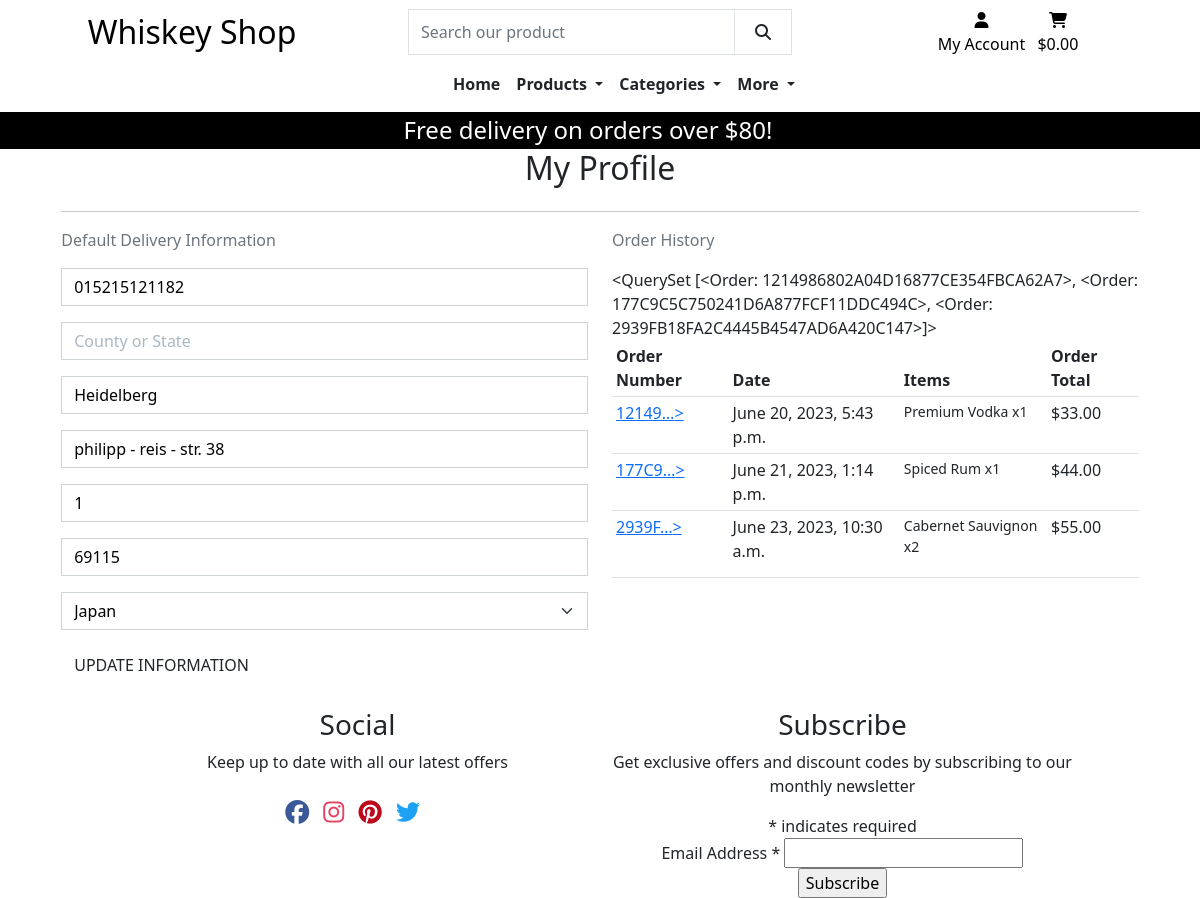
The app's page /profile/ (signed in), older data.
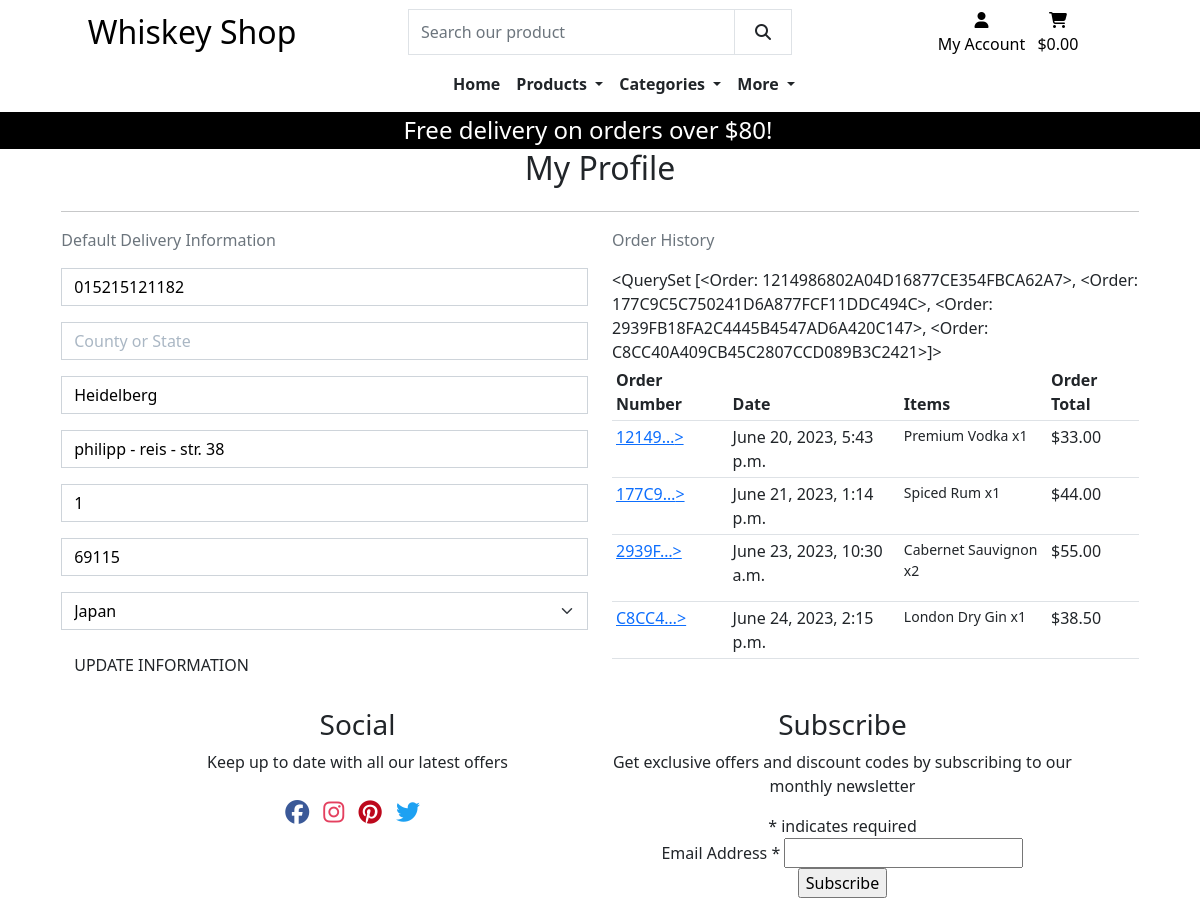
The same page, newer data.
### profiles/models.py (models this page shows, shortened)
class UserProfile(models.Model):
    user = models.OneToOneField(User, on_delete=models.CASCADE)
    default_phone_number = models.CharField(max_length=20, null=True,
                                            blank=True)
    default_county = models.CharField(max_length=80, null=True, blank=True)
    default_city = models.CharField(max_length=40, null=True, blank=True)
    default_street_address1 = models.CharField(max_length=80, null=True,
                                               blank=True)
    default_street_address2 = models.CharField(max_length=80, null=True,
                                               blank=True)
    default_postcode = models.CharField(max_length=20, null=True, blank=True)
    default_country = CountryField(blank_label='Country', null=True,
                                   blank=True)

### checkout/models.py (models this page shows, shortened)
class Order(models.Model):
    order_number = models.CharField(max_length=32, null=False, editable=False)
    user_name = models.ForeignKey(UserProfile, on_delete=models.SET_NULL,
                                  null=True, blank=True, related_name='orders')
    full_name = models.CharField(max_length=50, null=False, blank=False)
    email = models.EmailField(max_length=254, null=False, blank=False)
    phone_number = models.CharField(max_length=20, null=False, blank=False)
    country = CountryField(blank_label='Country *', null=False, blank=False)
    county = models.CharField(max_length=80, null=True, blank=True)
    city = models.CharField(max_length=80, null=True, blank=True)
    postcode = models.CharField(max_length=20, null=True, blank=True)
    street_address1 = models.CharField(max_length=80, null=False, blank=False)
    street_address2 = models.CharField(max_length=80, null=True, blank=True)
    date = models.DateTimeField(auto_now_add=True)
    delivery_cost = models.DecimalField(max_digits=6, decimal_places=2, null=False, default=0)
    order_total = models.DecimalField(max_digits=10, decimal_places=2, null=False, default=0)
    grand_total = models.DecimalField(max_digits=10, decimal_places=2, null=False, default=0)
    original_bag = models.TextField(null=False, blank=False, default='')
    stripe_pid = models.CharField(max_length=200, null=False, blank=False, default='')
    def __str__(self):
        return self.order_number

class OrderLineItem(models.Model):
    order = models.ForeignKey(Order, null=False, blank=False, on_delete=models.CASCADE, related_name='lineitems')
    product = models.ForeignKey(Product, null=False, blank=False, on_delete=models.CASCADE)
    product_flavor = models.CharField(max_length=2, null=True, blank=True)
    quantity = models.IntegerField(null=False, blank=False, default=0)
    lineitem_total = models.DecimalField(max_digits=6, decimal_places=2, null=False, blank=False, editable=False)

### products/models.py (models this page shows, shortened)
class Product(models.Model):
    category = models.ForeignKey('Category', null=True, blank=True, on_delete=models.SET_NULL)
    sku = models.CharField(max_length=254, null=True, blank=True)
    name = models.CharField(max_length=254)
    description = models.TextField()
    price = models.DecimalField(max_digits=6, decimal_places=2)
    main_flavor = models.CharField(max_length=40, null=True, blank=True)
    image = models.ImageField(null=True, blank=True)
    has_other_flavors = models.BooleanField(default=False, null=True, blank=True)

### profiles/views.py (the view, shortened to what this page needs)
# urls.py: path('', views.profile, name='profile'),
@login_required
def profile(request):
    try:
        profile = UserProfile.objects.get(user=request.user)
    except UserProfile.DoesNotExist:
        profile = None
    form = UserProfileForm(instance=profile)
    orders = profile.orders.all()
    template = 'profiles/profile.html'
    context = {
        'form': form,
        'orders': profile.orders.all() if profile else [],
        'on_profile_page': True
    }
    return render(request, template, context)

### profiles/forms.py
class UserProfileForm(forms.ModelForm):
    class Meta:
        model = UserProfile
        exclude = ('user',)
    def __init__(self, *args, **kwargs):
        super().__init__(*args, **kwargs)
        placeholders = {
            'default_phone_number': 'Phone Number',
            'default_county': 'County or State',
            'default_city': 'City',
            'default_postcode': 'Postal Code',
            'default_street_address1': 'Street Address 1',
            'default_street_address2': 'Street Address 2',
        }
        self.fields['default_phone_number'].widget.attrs['autofocus'] = True
        for field in self.fields:
            if field != 'default_country':
                if self.fields[field].required:
                    placeholder = f'{placeholders[field]} *'
                else:
                    placeholder = placeholders[field]
                self.fields[field].widget.attrs['placeholder'] = placeholder
            self.fields[field].widget.attrs['class'] = 'border-black rounded-0 profile-form-input'
            self.fields[field].label = False

### profiles/templates/profiles/profile.html (shortened to what this page needs)
{% extends "base.html" %}
{% load static %}
{% block extra_css %}
    <link rel="stylesheet" href="{% static 'profiles/css/profile.css' %}">
{% endblock %}
{% block content %}
<div class="overlay"></div>
<div class="container">
    <div class="row">
        <div class="col">
            <h2 class="mb-4 text-center">My Profile</h2>
            <hr>
        </div>
    </div>
    <div class="row">
        <div class="col-12 col-lg-6">
            <p class="text-muted">Default Delivery Information</p>
            <form action="{% url 'profile' %}" class="mt-3" method="POST" id="profile-update-form">
                {{ form|crispy }}
                <button class="btn btn-black rounded-0 text-uppercase float-right">Update Information</button>
            </form>
        </div>
        <div class="col-12 col-lg-6">
            <p class="text-muted">Order History</p>
                {{ orders }}
                <div class="order-history">
                    <table class="table table-sm">
                        <thead>
                            <tr>
                                <th>Order Number</th>
                                <th>Date</th>
                                <th>Items</th>
                                <th>Order Total</th>
                            </tr>
                        </thead>
                        <tbody>
                            {% for order in orders %}
                            <tr>
                                <td>
                                    <a href="{% url 'order_history' order.order_number %}"
                                    title="{{ order.order_number }}">
                                        {{ order.order_number|truncatechars:6 }}>
                                    </a>
                                </td>
                                <td>{{ order.date }}</td>
                                <td>
                                    <ul class="list-unstyled">
                                        {% for item in order.lineitems.all %}
                                            <li class="small">
                                                {{ item.product.name }} x{{ item.quantity }}
                                            </li>
                                        {% endfor %}
                                    </ul>
                                </td>
                                <td>${{ order.grand_total }}</td>
                                </tr>
                            {% endfor %}
                        </tbody>
                    </table>
                </div>
        </div>
    </div>
{% endblock %}

Row changes from the older to the newer data that the page shows:
computed for UserProfile "Heidelberg": id.order_number "<QuerySet [<Order: 1214986802A04D16877CE354FBCA62A7>, <Order: 177C9C5C750241D6A877FCF11DDC494C>, <Order: 2939FB18FA2C4445B4547AD6A420C147>]>" → "…1214986802A04D16877CE354FBCA62A7>, <Order: 177C9C5C750241D6A877FCF11DDC494C>, <Order: 2939FB18FA2C4445B4547AD6A420C147>, <Order: C8CC40A409CB45C2807CCD089B3C2421>]>"
added Order: order_number "C8CC4…", date "June 24, 2023, 2:15 p.m.", grand_total "38.50"
added OrderLineItem: product.name "London Dry Gin", quantity "1", shown under "C8CC4…"
